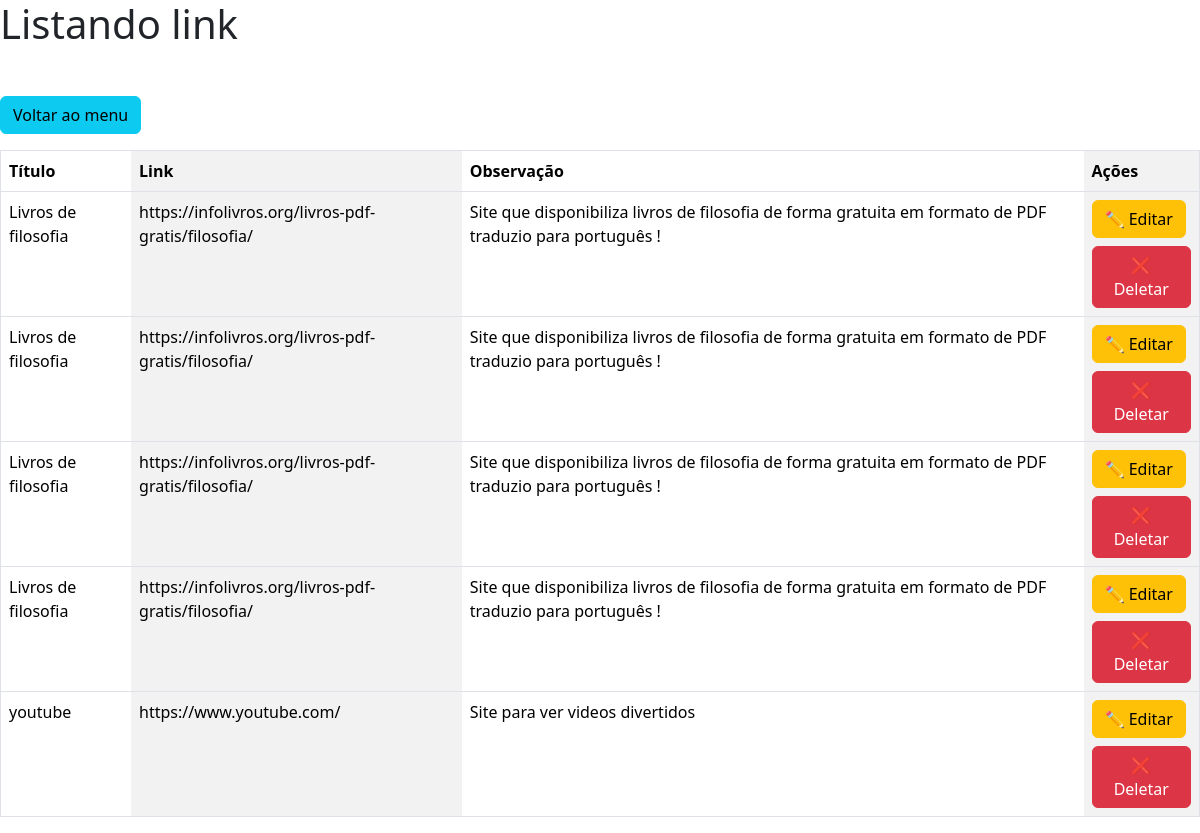
The app's page /listar_link/, older data.
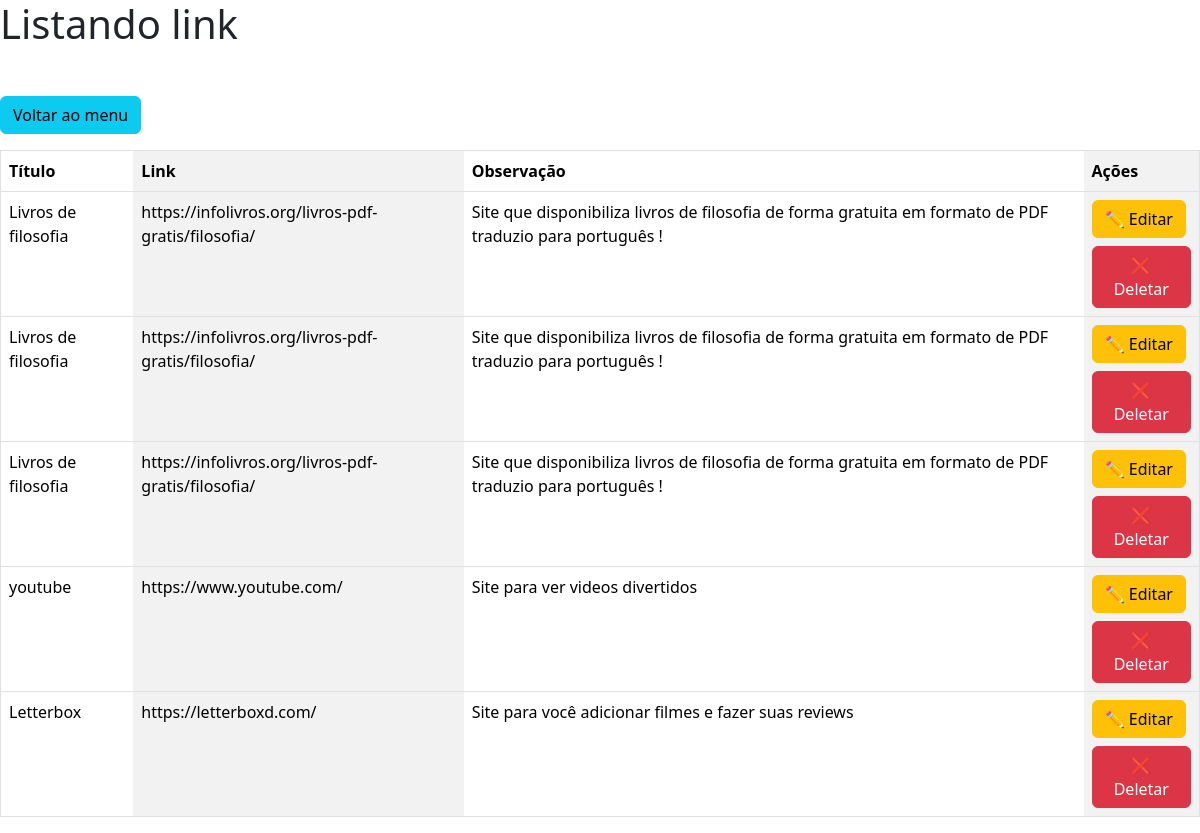
The same page, newer data.
### core/models.py (models this page shows, shortened)
class LinkModel(models.Model):
    titulo = models.CharField(max_length=150)
    link = models.URLField(max_length=500)
    observacao = models.TextField(blank=True)

### core/views.py (the view)
# urls.py: path('listar_link/', listar_link, name='listar_link'),
def listar_link(request):
    links = LinkModel.objects.all()
    return render(request, 'listar_link.html', {'links': links, 'titulo_pagina': 'lista de links'})

### core/templates/listar_link.html (shortened to what this page needs)
<!DOCTYPE html>
<html lang="pt-br">
<head>
    <link href="https://cdn.jsdelivr.net/npm/bootstrap@5.3.8/dist/css/bootstrap.min.css" rel="stylesheet">
</head>
<body>
    <h1 class="mb-5">Listando link</h1>
    <a href="{% url 'index' %}">
        <button type="submit" class="mb-3 btn btn-info">Voltar ao menu</button>
    </a>
    <table border="1" class="table table-striped-columns">
        <thead>
            <tr>
                <th>Título</th>
                <th>Link</th>
                <th>Observação</th>
                <th>Ações</th>
            </tr>
        </thead>
        <tbody >
            {% for link in links %}
            <tr>
                <td>{{ link.titulo }}</td>
                <td>{{ link.link }}</td>
                <td>{{ link.observacao }}</td>
                <td>
                    <a href="{% url 'editar_link' link.id %}">
                        <button type="button" class="btn btn-warning mb-2">✏️ Editar</button>
                    </a>
                    <form action="{% url 'deletar_link' link.id %}" method='post'>
                        <button type="submit"class="btn btn-danger">❌ Deletar</button>
                    </form>
                </td>
            </tr>
            {% empty %}
            <tr>
                <td colspan="5">Nenhum link cadastrado.</td>
            </tr>
            {% endfor %}
        </tbody>
    </table>
</body>
</html>

Row changes from the older to the newer data that the page shows:
removed LinkModel: titulo "Livros de filosofia", link "https://infolivros.org/livros-pdf-gratis/filosofia/", observacao "Site que disponibiliza livros de filosofia de forma gratuita em formato de PDF traduzio para português !"
added LinkModel: titulo "Letterbox", link "https://letterboxd.com/", observacao "Site para você adicionar filmes e fazer suas reviews"
